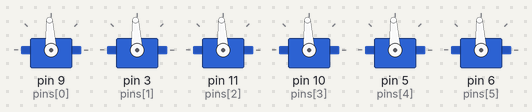
Bench run of a sketch on a simulated Arduino Leonardo, built with avr-gcc and run on an emulated ATmega32U4. On the bench: 6 × servo.

Above: at 2.05 s.
At 5.45 s:
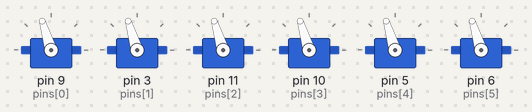
Timing chart, 0 to 10.8 s (numbered marks = the images above):
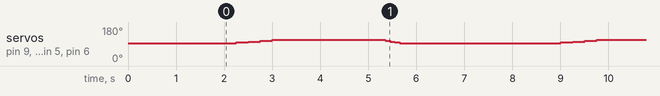

Measured:
- by itself, servo on pin 9 (pins[0]), servo on pin 3 (pins[1]), servo on pin 11 (pins[2]), servo on pin 10 (pins[3]), servo on pin 5 (pins[4]), servo on pin 6 (pins[5]): repeats every 6.8 s: 102° 0.25 s, 107° 0.25 s, 112° 2.4 s, 107° 0.10 s, 102° 0.10 s, 98° 0.10 s, 93° 3.4 s, 98° 0.25 s

The sketch:

ExampleMotor.ino
```cpp
#include "Servo.h"

Servo motors[6];
int pins[]= { 9,3,11, 10, 5,6};
void setup() {
  for(int i= 0;i<6;i++){
    motors[i].attach(pins[i]);
    motors[i].writeMicroseconds(1500);
  }
  delay(2000);

}

void write(int value){
  for(int i= 0;i<6;i++)
    motors[i].writeMicroseconds(value);
}
void loop() {

  for(int i=0;i<250;i+=50){
    write(1500+i);
    delay(250);
  }
  delay(2000);
  for(int i=200;i>=0;i-=50){
    write(1500+i);
    delay(100);
  }
  delay(3000);
}
```
